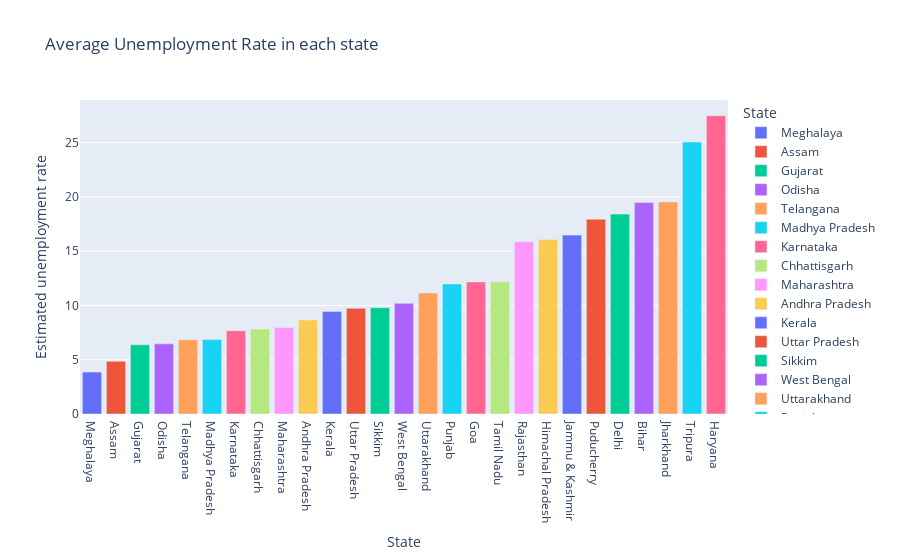

The cell this chart's notebook holds for it:
### Code cell
# Let's get understand about Average unemployment rate in each state using Bar Plot
plot_ump = df[['Estimated unemployment rate', 'State']]
df_unemp = plot_ump.groupby('State').mean().reset_index()
df_unemp = df_unemp.sort_values('Estimated unemployment rate')
fig = px.bar(df_unemp, x='State', y='Estimated unemployment rate', color='State',
             title='Average Unemployment Rate in each state', template='plotly')
fig.show()

### Figure 1 — Plotly figure (JSON) as saved in the notebook; plotly's stock layout.template omitted (floating-point values rounded to 4 significant figures)
{"data": [{"alignmentgroup": "True", "hovertemplate": "State=%{x}<br>Estimated unemployment rate=%{y}<extra></extra>", "legendgroup": "Meghalaya", "marker": {"color": "#636efa", "pattern": {"shape": ""}}, "name": "Meghalaya", "offsetgroup": "Meghalaya", "orientation": "v", "showlegend": true, "textposition": "auto", "type": "bar", "x": ["Meghalaya"], "xaxis": "x", "y": [3.866], "yaxis": "y"}, {"alignmentgroup": "True", "hovertemplate": "State=%{x}<br>Estimated unemployment rate=%{y}<extra></extra>", "legendgroup": "Assam", "marker": {"color": "#EF553B", "pattern": {"shape": ""}}, "name": "Assam", "offsetgroup": "Assam", "orientation": "v", "showlegend": true, "textposition": "auto", "type": "bar", "x": ["Assam"], "xaxis": "x", "y": [4.856], "yaxis": "y"}, {"alignmentgroup": "True", "hovertemplate": "State=%{x}<br>Estimated unemployment rate=%{y}<extra></extra>", "legendgroup": "Gujarat", "marker": {"color": "#00cc96", "pattern": {"shape": ""}}, "name": "Gujarat", "offsetgroup": "Gujarat", "orientation": "v", "showlegend": true, "textposition": "auto", "type": "bar", "x": ["Gujarat"], "xaxis": "x", "y": [6.376], "yaxis": "y"}, {"alignmentgroup": "True", "hovertemplate": "State=%{x}<br>Estimated unemployment rate=%{y}<extra></extra>", "legendgroup": "Odisha", "marker": {"color": "#ab63fa", "pattern": {"shape": ""}}, "name": "Odisha", "offsetgroup": "Odisha", "orientation": "v", "showlegend": true, "textposition": "auto", "type": "bar", "x": ["Odisha"], "xaxis": "x", "y": [6.462], "yaxis": "y"}, {"alignmentgroup": "True", "hovertemplate": "State=%{x}<br>Estimated unemployment rate=%{y}<extra></extra>", "legendgroup": "Telangana", "marker": {"color": "#FFA15A", "pattern": {"shape": ""}}, "name": "Telangana", "offsetgroup": "Telangana", "orientation": "v", "showlegend": true, "textposition": "auto", "type": "bar", "x": ["Telangana"], "xaxis": "x", "y": [6.833], "yaxis": "y"}, {"alignmentgroup": "True", "hovertemplate": "State=%{x}<br>Estimated unemployment rate=%{y}<extra></extra>", "legendgroup": "Madhya Pradesh", "marker": {"color": "#19d3f3", "pattern": {"shape": ""}}, "name": "Madhya Pradesh", "offsetgroup": "Madhya Pradesh", "orientation": "v", "showlegend": true, "textposition": "auto", "type": "bar", "x": ["Madhya Pradesh"], "xaxis": "x", "y": [6.854], "yaxis": "y"}, {"alignmentgroup": "True", "hovertemplate": "State=%{x}<br>Estimated unemployment rate=%{y}<extra></extra>", "legendgroup": "Karnataka", "marker": {"color": "#FF6692", "pattern": {"shape": ""}}, "name": "Karnataka", "offsetgroup": "Karnataka", "orientation": "v", "showlegend": true, "textposition": "auto", "type": "bar", "x": ["Karnataka"], "xaxis": "x", "y": [7.668], "yaxis": "y"}, {"alignmentgroup": "True", "hovertemplate": "State=%{x}<br>Estimated unemployment rate=%{y}<extra></extra>", "legendgroup": "Chhattisgarh", "marker": {"color": "#B6E880", "pattern": {"shape": ""}}, "name": "Chhattisgarh", "offsetgroup": "Chhattisgarh", "orientation": "v", "showlegend": true, "textposition": "auto", "type": "bar", "x": ["Chhattisgarh"], "xaxis": "x", "y": [7.819], "yaxis": "y"}, {"alignmentgroup": "True", "hovertemplate": "State=%{x}<br>Estimated unemployment rate=%{y}<extra></extra>", "legendgroup": "Maharashtra", "marker": {"color": "#FF97FF", "pattern": {"shape": ""}}, "name": "Maharashtra", "offsetgroup": "Maharashtra", "orientation": "v", "showlegend": true, "textposition": "auto", "type": "bar", "x": ["Maharashtra"], "xaxis": "x", "y": [7.979], "yaxis": "y"}, {"alignmentgroup": "True", "hovertemplate": "State=%{x}<br>Estimated unemployment rate=%{y}<extra></extra>", "legendgroup": "Andhra Pradesh", "marker": {"color": "#FECB52", "pattern": {"shape": ""}}, "name": "Andhra Pradesh", "offsetgroup": "Andhra Pradesh", "orientation": "v", "showlegend": true, "textposition": "auto", "type": "bar", "x": ["Andhra Pradesh"], "xaxis": "x", "y": [8.664], "yaxis": "y"}, {"alignmentgroup": "True", "hovertemplate": "State=%{x}<br>Estimated unemployment rate=%{y}<extra></extra>", "legendgroup": "Kerala", "marker": {"color": "#636efa", "pattern": {"shape": ""}}, "name": "Kerala", "offsetgroup": "Kerala", "orientation": "v", "showlegend": true, "textposition": "auto", "type": "bar", "x": ["Kerala"], "xaxis": "x", "y": [9.434], "yaxis": "y"}, {"alignmentgroup": "True", "hovertemplate": "State=%{x}<br>Estimated unemployment rate=%{y}<extra></extra>", "legendgroup": "Uttar Pradesh", "marker": {"color": "#EF553B", "pattern": {"shape": ""}}, "name": "Uttar Pradesh", "offsetgroup": "Uttar Pradesh", "orientation": "v", "showlegend": true, "textposition": "auto", "type": "bar", "x": ["Uttar Pradesh"], "xaxis": "x", "y": [9.737], "yaxis": "y"}, {"alignmentgroup": "True", "hovertemplate": "State=%{x}<br>Estimated unemployment rate=%{y}<extra></extra>", "legendgroup": "Sikkim", "marker": {"color": "#00cc96", "pattern": {"shape": ""}}, "name": "Sikkim", "offsetgroup": "Sikkim", "orientation": "v", "showlegend": true, "textposition": "auto", "type": "bar", "x": ["Sikkim"], "xaxis": "x", "y": [9.793], "yaxis": "y"}, {"alignmentgroup": "True", "hovertemplate": "State=%{x}<br>Estimated unemployment rate=%{y}<extra></extra>", "legendgroup": "West Bengal", "marker": {"color": "#ab63fa", "pattern": {"shape": ""}}, "name": "West Bengal", "offsetgroup": "West Bengal", "orientation": "v", "showlegend": true, "textposition": "auto", "type": "bar", "x": ["West Bengal"], "xaxis": "x", "y": [10.19], "yaxis": "y"}, {"alignmentgroup": "True", "hovertemplate": "State=%{x}<br>Estimated unemployment rate=%{y}<extra></extra>", "legendgroup": "Uttarakhand", "marker": {"color": "#FFA15A", "pattern": {"shape": ""}}, "name": "Uttarakhand", "offsetgroup": "Uttarakhand", "orientation": "v", "showlegend": true, "textposition": "auto", "type": "bar", "x": ["Uttarakhand"], "xaxis": "x", "y": [11.16], "yaxis": "y"}, {"alignmentgroup": "True", "hovertemplate": "State=%{x}<br>Estimated unemployment rate=%{y}<extra></extra>", "legendgroup": "Punjab", "marker": {"color": "#19d3f3", "pattern": {"shape": ""}}, "name": "Punjab", "offsetgroup": "Punjab", "orientation": "v", "showlegend": true, "textposition": "auto", "type": "bar", "x": ["Punjab"], "xaxis": "x", "y": [11.98], "yaxis": "y"}, {"alignmentgroup": "True", "hovertemplate": "State=%{x}<br>Estimated unemployment rate=%{y}<extra></extra>", "legendgroup": "Goa", "marker": {"color": "#FF6692", "pattern": {"shape": ""}}, "name": "Goa", "offsetgroup": "Goa", "orientation": "v", "showlegend": true, "textposition": "auto", "type": "bar", "x": ["Goa"], "xaxis": "x", "y": [12.17], "yaxis": "y"}, {"alignmentgroup": "True", "hovertemplate": "State=%{x}<br>Estimated unemployment rate=%{y}<extra></extra>", "legendgroup": "Tamil Nadu", "marker": {"color": "#B6E880", "pattern": {"shape": ""}}, "name": "Tamil Nadu", "offsetgroup": "Tamil Nadu", "orientation": "v", "showlegend": true, "textposition": "auto", "type": "bar", "x": ["Tamil Nadu"], "xaxis": "x", "y": [12.19], "yaxis": "y"}, {"alignmentgroup": "True", "hovertemplate": "State=%{x}<br>Estimated unemployment rate=%{y}<extra></extra>", "legendgroup": "Rajasthan", "marker": {"color": "#FF97FF", "pattern": {"shape": ""}}, "name": "Rajasthan", "offsetgroup": "Rajasthan", "orientation": "v", "showlegend": true, "textposition": "auto", "type": "bar", "x": ["Rajasthan"], "xaxis": "x", "y": [15.87], "yaxis": "y"}, {"alignmentgroup": "True", "hovertemplate": "State=%{x}<br>Estimated unemployment rate=%{y}<extra></extra>", "legendgroup": "Himachal Pradesh", "marker": {"color": "#FECB52", "pattern": {"shape": ""}}, "name": "Himachal Pradesh", "offsetgroup": "Himachal Pradesh", "orientation": "v", "showlegend": true, "textposition": "auto", "type": "bar", "x": ["Himachal Pradesh"], "xaxis": "x", "y": [16.07], "yaxis": "y"}, {"alignmentgroup": "True", "hovertemplate": "State=%{x}<br>Estimated unemployment rate=%{y}<extra></extra>", "legendgroup": "Jammu & Kashmir", "marker": {"color": "#636efa", "pattern": {"shape": ""}}, "name": "Jammu & Kashmir", "offsetgroup": "Jammu & Kashmir", "orientation": "v", "showlegend": true, "textposition": "auto", "type": "bar", "x": ["Jammu & Kashmir"], "xaxis": "x", "y": [16.48], "yaxis": "y"}, {"alignmentgroup": "True", "hovertemplate": "State=%{x}<br>Estimated unemployment rate=%{y}<extra></extra>", "legendgroup": "Puducherry", "marker": {"color": "#EF553B", "pattern": {"shape": ""}}, "name": "Puducherry", "offsetgroup": "Puducherry", "orientation": "v", "showlegend": true, "textposition": "auto", "type": "bar", "x": ["Puducherry"], "xaxis": "x", "y": [17.94], "yaxis": "y"}, {"alignmentgroup": "True", "hovertemplate": "State=%{x}<br>Estimated unemployment rate=%{y}<extra></extra>", "legendgroup": "Delhi", "marker": {"color": "#00cc96", "pattern": {"shape": ""}}, "name": "Delhi", "offsetgroup": "Delhi", "orientation": "v", "showlegend": true, "textposition": "auto", "type": "bar", "x": ["Delhi"], "xaxis": "x", "y": [18.41], "yaxis": "y"}, {"alignmentgroup": "True", "hovertemplate": "State=%{x}<br>Estimated unemployment rate=%{y}<extra></extra>", "legendgroup": "Bihar", "marker": {"color": "#ab63fa", "pattern": {"shape": ""}}, "name": "Bihar", "offsetgroup": "Bihar", "orientation": "v", "showlegend": true, "textposition": "auto", "type": "bar", "x": ["Bihar"], "xaxis": "x", "y": [19.47], "yaxis": "y"}, {"alignmentgroup": "True", "hovertemplate": "State=%{x}<br>Estimated unemployment rate=%{y}<extra></extra>", "legendgroup": "Jharkhand", "marker": {"color": "#FFA15A", "pattern": {"shape": ""}}, "name": "Jharkhand", "offsetgroup": "Jharkhand", "orientation": "v", "showlegend": true, "textposition": "auto", "type": "bar", "x": ["Jharkhand"], "xaxis": "x", "y": [19.54], "yaxis": "y"}, {"alignmentgroup": "True", "hovertemplate": "State=%{x}<br>Estimated unemployment rate=%{y}<extra></extra>", "legendgroup": "Tripura", "marker": {"color": "#19d3f3", "pattern": {"shape": ""}}, "name": "Tripura", "offsetgroup": "Tripura", "orientation": "v", "showlegend": true, "textposition": "auto", "type": "bar", "x": ["Tripura"], "xaxis": "x", "y": [25.05], "yaxis": "y"}, {"alignmentgroup": "True", "hovertemplate": "State=%{x}<br>Estimated unemployment rate=%{y}<extra></extra>", "legendgroup": "Haryana", "marker": {"color": "#FF6692", "pattern": {"shape": ""}}, "name": "Haryana", "offsetgroup": "Haryana", "orientation": "v", "showlegend": true, "textposition": "auto", "type": "bar", "x": ["Haryana"], "xaxis": "x", "y": [27.48], "yaxis": "y"}], "layout": {"barmode": "relative", "legend": {"title": {"text": "State"}, "tracegroupgap": 0}, "title": {"text": "Average Unemployment Rate in each state"}, "xaxis": {"anchor": "y", "categoryarray": ["Meghalaya", "Assam", "Gujarat", "Odisha", "Telangana", "Madhya Pradesh", "Karnataka", "Chhattisgarh", "Maharashtra", "Andhra Pradesh", "Kerala", "Uttar Pradesh", "Sikkim", "West Bengal", "Uttarakhand", "Punjab", "Goa", "Tamil Nadu", "Rajasthan", "Himachal Pradesh", "Jammu & Kashmir", "Puducherry", "Delhi", "Bihar", "Jharkhand", "Tripura", "Haryana"], "categoryorder": "array", "domain": [0, 1], "title": {"text": "State"}}, "yaxis": {"anchor": "x", "domain": [0, 1], "title": {"text": "Estimated unemployment rate"}}}}
